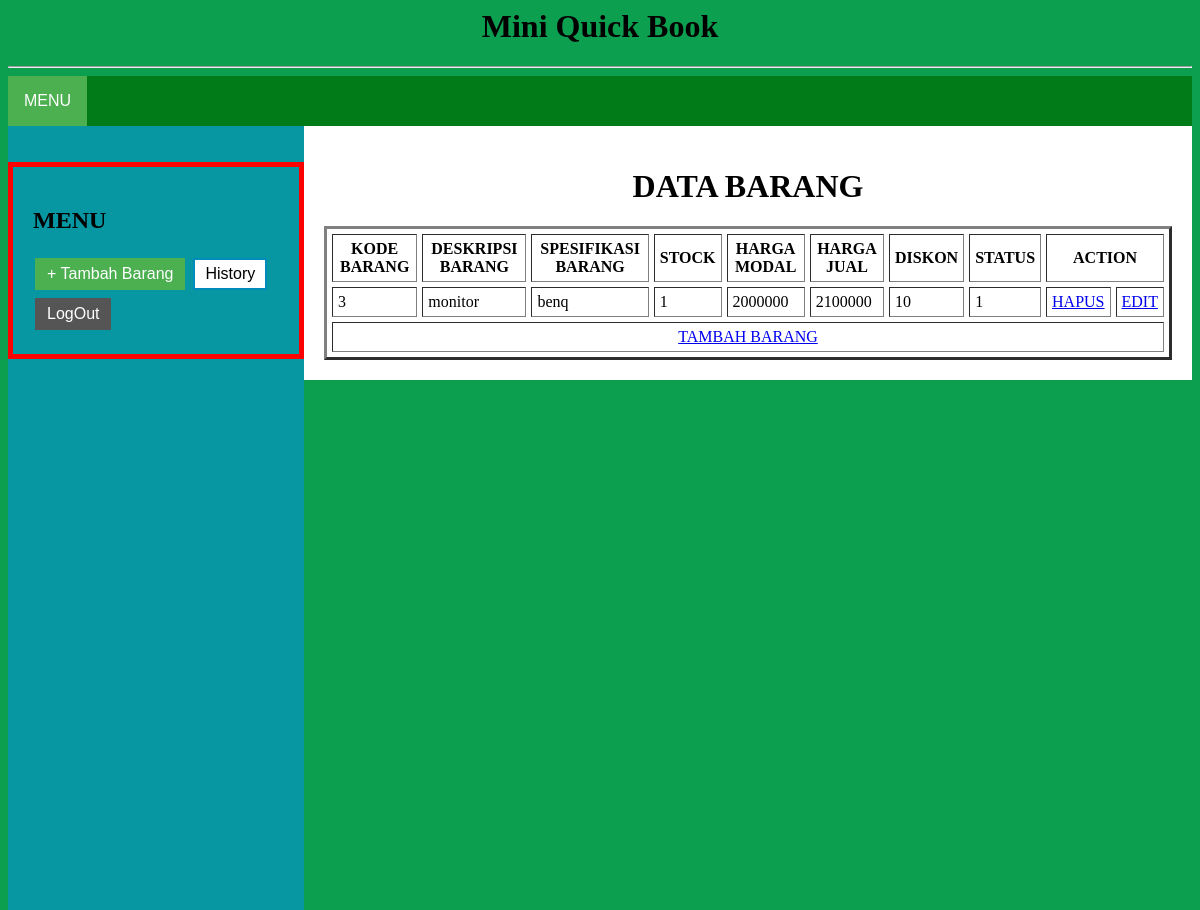
Screenshot of /tampil_barang.php (signed in) with the database file from the repository.
### tables this page shows
CREATE TABLE `tbl_barang` (
  `kd_barang` int(20) NOT NULL,
  `deskripsi_barang` text NOT NULL,
  `spesifikasi_barang` text NOT NULL,
  `stock` int(10) NOT NULL,
  `hrg_modal` decimal(20,0) NOT NULL,
  `hrg_jual` decimal(20,0) NOT NULL,
  `diskon` varchar(10) NOT NULL,
  `status` enum('1','0') NOT NULL DEFAULT '1'
);

### tampil_barang.php (the view, shortened to what this page needs)
<?php session_start();
include('config.php');
?>
<html>
<head>
	<link rel="stylesheet" type="text/css" href="css/main.css" />
</head>
<body bgcolor="#0D9F5">
<h1><center>Mini Quick Book</center></h1><hr>
<?php
if(ISSET($_SESSION['admin'])){ ?>
<div class="menuatas">
		<div class="dropdown">
  <button class="dropbtn">MENU</button>
  <div class="dropdown-content">
    <a href="home.php">HOME/LOGIN</a>
    <a href="tampil_barang.php">Tampil Barang</a>
    <a href="tambah_barang.php">+ Tambah Barang</a>
  </div>
</div>
	</div>
<?php
}else if(ISSET($_SESSION['super_admin'])){ ?>
<div class="menuatas">
		<div class="dropdown">
  <button class="dropbtn">MENU</button>
</div>
	</div>
<?php
}else if(ISSET($_SESSION['member'])){ ?>
	<div class="menuatas">
		<div class="dropdown">
  <button class="dropbtn">MENU</button>
  <div class="dropdown-content">
    <a href="home.php">HOME/LOGIN</a>
    <a href="tampil_barang.php">Data Barang</a>
    <a href="pembelian.php">Keranjang</a>
    <a href="history_bayar.php">History Pembayaran</a>
  </div>
</div>
	</div>
<?php
}else{?>
			<font color="#AC090C"><h3> ANDA BELUM LOGIN </h3></font>
<?php
}
?>
<div class="sidebar">
	<br><br>
		<div class="font">
		<?php
if(ISSET($_SESSION['admin'])){ ?>
<h2>MENU</h2>
	<a href="tambah_barang.php"><button class="button button1">+ Tambah Barang </button></a>
	<a href="logout.php"><button class="button button5"> LogOut </button></a>
<?php
}else if(ISSET($_SESSION['super_admin'])){ ?>
<h2>MENU</h2>
	<a href="tambah_barang.php"><button class="button button1">+ Tambah Barang </button></a>
	<a href="history.php"><button class="button button2">History </button></a>
	<a href="logout.php"><button class="button button5"> LogOut </button></a>
<?php
}else if(ISSET($_SESSION['member'])){ ?>
<h2>MENU</h2>
	<a href="home_2.php"><button class="button button1">Home </button></a><br>
	<a href="pembelian.php"><button class="button button1">Keranjang </button></a><br>
	<a href="history_bayar.php"><button class="button button5"> History Pembayaran </button></a><br>
	<a href="logout.php"><button class="button button3"> LogOut </button></a>
<?php
}else{?>
	<font color="#AC090C"><h3> ANDA BELUM LOGIN </h3></font>
<?php
}
?>
		</div>
</div>
	<div class="content">
	<div class="font">
<?php if (isset($_SESSION['admin'])) { ?>
<h1><center>DATA BARANG</center></h1>
<table border="3" cellpadding="5" cellspacing="5">
	<tr>
		<th>KODE BARANG</th>
		<th>DESKRIPSI BARANG</th>
		<th>SPESIFIKASI BARANG</th>
		<th>STOCK</th>
		<th>HARGA MODAL</th>
		<th>HARGA JUAL</th>
		<th>DISKON</th>
		<th>STATUS</th>
		<th colspan="2">ACTION</th>
	</tr>
	<?php
	$query = mysqli_query($con, "select * from tbl_barang");
	$no = 1;
	while($data = mysqli_fetch_array($query))
	{
	?>
		<tr>
			<td><?php echo $data['kd_barang'];  ?></td>
			<td><?php echo $data['deskripsi_barang'];  ?></td>
			<td><?php echo $data['spesifikasi_barang'];  ?></td>
			<td><?php echo $data['stock'];  ?></td>
			<td><?php echo $data['hrg_modal']; ?></td>
			<td><?php echo $data['hrg_jual']; ?></td>
			<td><?php echo $data['diskon']; ?></td>
			<td><?php echo $data['status']; ?></td>
			<td><a href="hapus_barang.php?kd_barang=<?php echo $data['kd_barang']; ?>">HAPUS</td>
			<td><a href="edit_barang.php?kd_barang=<?php echo $data['kd_barang']; ?>">EDIT</td>
		</tr>
		<?php
	$no++;
	}
	?>
	<tr>
		<td colspan="10"><center><a href="tambah_barang.php">TAMBAH BARANG</a></center></td>
	</tr>
</table>
<?php }
	else if (isset($_SESSION['super_admin'])) { ?>
	<h1><center>DATA BARANG</center></h1>
<table border="3" cellpadding="5" cellspacing="5">
	<tr>
		<th>KODE BARANG</th>
		<th>DESKRIPSI BARANG</th>
		<th>SPESIFIKASI BARANG</th>
		<th>STOCK</th>
		<th>HARGA MODAL</th>
		<th>HARGA JUAL</th>
		<th>DISKON</th>
		<th>STATUS</th>
		<th colspan="2">ACTION</th>
	</tr>
	<?php
	$query = mysqli_query($con, "select * from tbl_barang");
	while($data = mysqli_fetch_array($query))
	{
	?>
		<tr>
			<td><?php echo $data['kd_barang'];  ?></td>
			<td><?php echo $data['deskripsi_barang'];  ?></td>
			<td><?php echo $data['spesifikasi_barang'];  ?></td>
			<td><?php echo $data['stock'];  ?></td>
			<td><?php echo $data['hrg_modal']; ?></td>
			<td><?php echo $data['hrg_jual']; ?></td>
			<td><?php echo $data['diskon']; ?></td>
			<td><?php echo $data['status']; ?></td>
			<td><a href="hapus_barang.php?kd_barang=<?php echo $data['kd_barang']; ?>">HAPUS</td>
			<td><a href="edit_barang.php?kd_barang=<?php echo $data['kd_barang']; ?>">EDIT</td>
		</tr>
		<?php
	}
	?>
	<tr>
		<td colspan="10"><center><a href="tambah_barang.php">TAMBAH BARANG</a></center></td>
	</tr>
</table>
<?php }
		  ?>
		</div>
	</div>
</body>
</html>

### css/main.css (style rules this page uses)
.menuatas { width: 100%; height: 50px; background: #017B17; float: left; }
.button { background-color: #4CAF50; border: none; color: white; padding: 5px 10px; text-align: center; text-decoration: none; display: inline-block; font-size: 16px; margin: 4px 2px; -webkit-transition-duration: 0.8s; transition-duration: 0.8s; cursor: pointer; }
.button1 { background-color: #4CAF50; color: white; border: 2px solid #4CAF50; }
.button2 { background-color: white; color: black; border: 2px solid #008CBA; }
.button5 { background-color: #555555; color: white; border: 2px solid #555555; }
.dropbtn { background-color: #4CAF50; color: white; padding: 16px; font-size: 16px; border: none; cursor: pointer; }
.dropdown { position: relative; display: inline-block; }
.sidebar { background: #0797A3; float: left; width: 25%; height: 100%; }
.sidebar .font { padding: 20px; border: 5px solid red; }
.content { background: white; float: left; align-content: center; width: 75%; height: auto; }
.content .font { padding: 20px; }

### rows the page displays
tbl_barang: kd_barang "3", deskripsi_barang "monitor", spesifikasi_barang "benq", stock "1", hrg_modal "2000000", hrg_jual "2100000", diskon "10", status "1"
